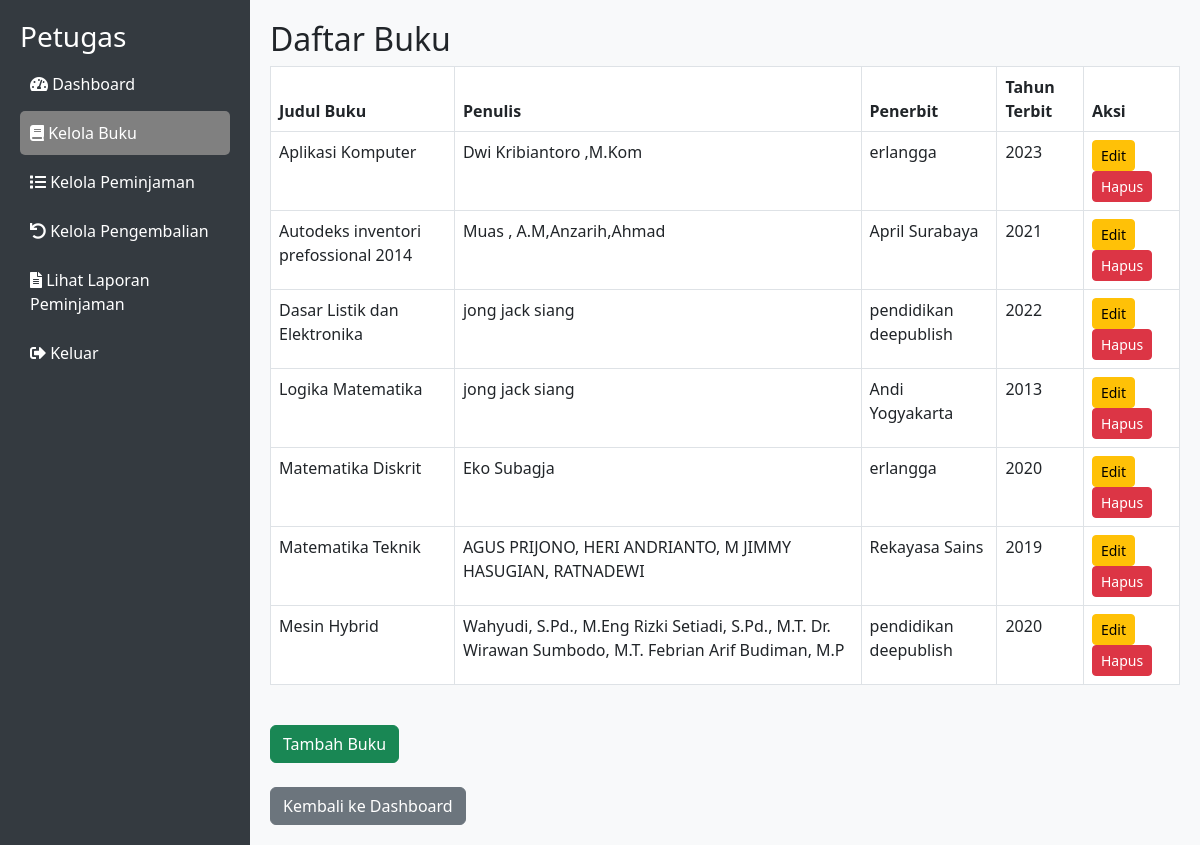
The page /dashboard_petugas.php (signed in) on the database its author committed.
### tables this page shows
CREATE TABLE `buku` (
  `id` int(11) NOT NULL,
  `judul` varchar(255) NOT NULL,
  `penulis` varchar(100) NOT NULL,
  `penerbit` varchar(100) DEFAULT NULL,
  `tahun_terbit` int(11) DEFAULT NULL,
  `jumlah` int(11) NOT NULL,
  `tersedia` int(11) NOT NULL,
  `foto` varchar(255) DEFAULT NULL
);

### dashboard_petugas.php (the view, shortened to what this page needs)
<?php
include 'koneksi.php';
$query = "SELECT * FROM buku ORDER BY judul ASC";
$result = $koneksi->query($query);
?>
<!DOCTYPE html>
<html lang="id">
<head>
    <link href="https://cdn.jsdelivr.net/npm/bootstrap@5.3.0/dist/css/bootstrap.min.css" rel="stylesheet">
    <link href="https://cdnjs.cloudflare.com/ajax/libs/font-awesome/5.15.4/css/all.min.css" rel="stylesheet">
</head>
<body>
    <div class="sidebar">
        <h3>Petugas</h3>
        <a href="dashboard_petugas.php"><i class="fas fa-tachometer-alt"></i> Dashboard</a>
        <a href="kelola_bukupetugas.php" class="active"><i class="fas fa-book"></i> Kelola Buku</a>
        <a href="kelola_peminjamanpetugas.php"><i class="fas fa-list"></i> Kelola Peminjaman</a>
        <a href="kembalikan_buku.php"><i class="fas fa-undo"></i> Kelola Pengembalian</a>
        <a href="laporan_peminjaman.php"><i class="fas fa-file-alt"></i> Lihat Laporan Peminjaman</a>
        <a href="logout.php"><i class="fas fa-sign-out-alt"></i> Keluar</a>
    </div>
    <div class="main-content">
        <h2>Daftar Buku</h2>
        <table class="table table-bordered">
            <thead>
                <tr>
                    <th>Judul Buku</th>
                    <th>Penulis</th>
                    <th>Penerbit</th>
                    <th>Tahun Terbit</th>
                    <th>Aksi</th>
                </tr>
            </thead>
            <tbody>
                <?php while ($row = $result->fetch_assoc()) { ?>
                    <tr>
                        <td><?= htmlspecialchars($row['judul']) ?></td>
                        <td><?= htmlspecialchars($row['penulis']) ?></td>
                        <td><?= htmlspecialchars($row['penerbit']) ?></td>
                        <td><?= htmlspecialchars($row['tahun_terbit']) ?></td>
                        <td>
                            <a href="edit_buku.php?id=<?= $row['id'] ?>" class="btn btn-warning btn-sm">Edit</a>
                            <a href="hapus_buku.php?id=<?= $row['id'] ?>" class="btn btn-danger btn-sm">Hapus</a>
                        </td>
                    </tr>
                <?php } ?>
            </tbody>
        </table>
        <br>
        <a href="tambah_buku.php" class="btn btn-success">Tambah Buku</a>
        <br><br>
        <a href="dashboard_petugas.php" class="btn btn-secondary">Kembali ke Dashboard</a>
    </div>
</body>
</html>

### dashboard_petugas.php (style rules this page uses)
body { background-color: #f8f9fa; display: flex; min-height: 100vh; margin: 0; }
.sidebar { width: 250px; background-color: #343a40; color: white; min-height: 100vh; padding: 20px; }
.sidebar a { text-decoration: none; color: white; display: block; padding: 10px; border-radius: 5px; margin-bottom: 5px; }
.sidebar a:hover, .sidebar .active { background-color: gray; }
.main-content { flex: 1; padding: 20px; }

### rows shown on the page
buku: judul "Aplikasi Komputer", penulis "Dwi Kribiantoro ,M.Kom", penerbit "erlangga", tahun_terbit "2023"
buku: judul "Autodeks inventori prefossional 2014", penulis "Muas , A.M,Anzarih,Ahmad", penerbit "April Surabaya", tahun_terbit "2021"
buku: judul "Dasar Listik dan Elektronika", penulis "jong jack siang", penerbit "pendidikan deepublish", tahun_terbit "2022"
buku: judul "Logika Matematika", penulis "jong jack siang", penerbit "Andi Yogyakarta", tahun_terbit "2013"
buku: judul "Matematika Diskrit", penulis "Eko Subagja", penerbit "erlangga", tahun_terbit "2020"
buku: judul "Matematika Teknik", penulis "AGUS PRIJONO, HERI ANDRIANTO, M JIMMY HASUGIAN, RATNADEWI", penerbit "Rekayasa Sains", tahun_terbit "2019"
buku: judul "Mesin Hybrid", penulis "Wahyudi, S.Pd., M.Eng Rizki Setiadi, S.Pd., M.T. Dr. Wirawan Sumbodo, M.T. Febrian Arif Budiman, M.P", penerbit "pendidikan deepublish", tahun_terbit "2020"
